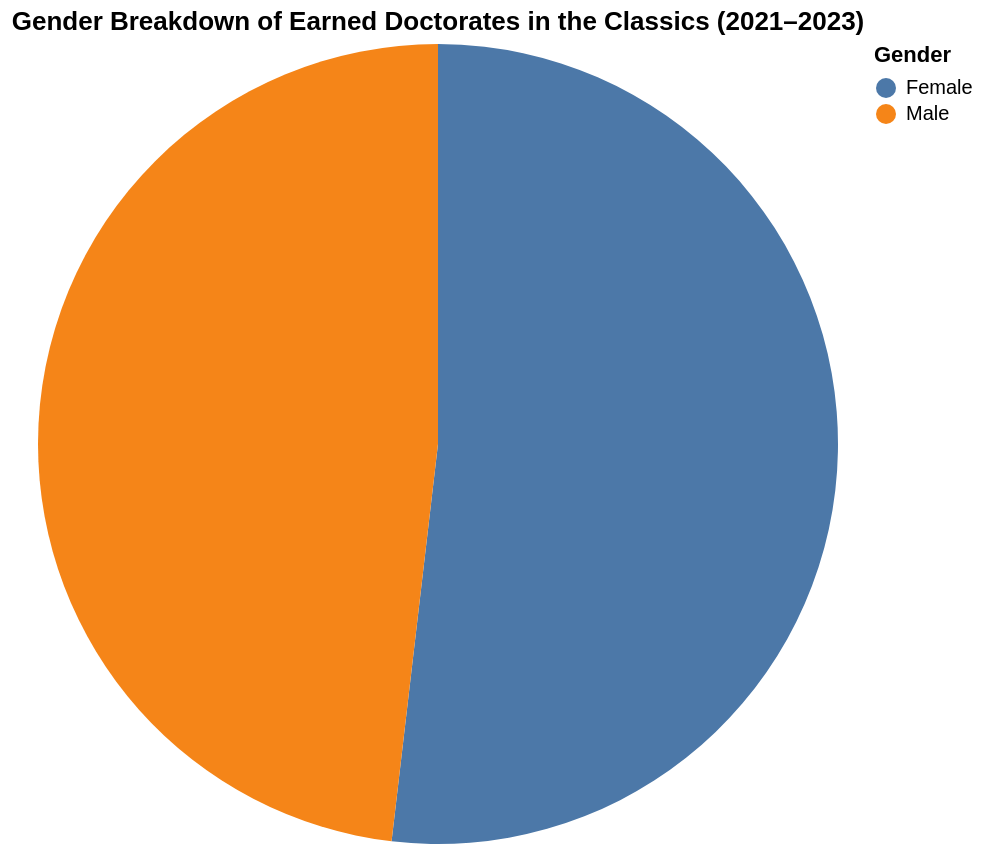

The cell this chart's notebook holds for it:
### Markdown cell above
</div>

<div class="text-box">
    
## Earned Doctorates in the Classics by Sex

### Code cell
#| code-fold: true


gender_df = df[df["Major"].isin(majors)]


gender_agg = (
    gender_df.groupby("Sex")["Awards/Degrees Conferred"]
    .sum()
    .reset_index()
)


pie_chart = alt.Chart(gender_agg).mark_arc().encode(
    theta=alt.Theta(field="Awards/Degrees Conferred", type="quantitative"),
    color=alt.Color(field="Sex", type="nominal", legend=alt.Legend(title="Gender")),
    tooltip=["Sex", "Awards/Degrees Conferred"]
).properties(
    title="Gender Breakdown of Earned Doctorates in the Classics (2021–2023)",
    width=400,
    height=400
)

pie_chart

### Figure 1 — Vega-Lite specification as saved in the notebook (floating-point values rounded to 4 significant figures)
{"config": {"view": {"continuousWidth": 300, "continuousHeight": 300}}, "data": {"name": "data-17f10edc5ca8a8bcf36ad96ca143ac0f"}, "mark": {"type": "arc"}, "encoding": {"color": {"field": "Sex", "legend": {"title": "Gender"}, "type": "nominal"}, "theta": {"field": "Awards/Degrees Conferred", "type": "quantitative"}, "tooltip": [{"field": "Sex", "type": "nominal"}, {"field": "Awards/Degrees Conferred", "type": "quantitative"}]}, "height": 400, "title": "Gender Breakdown of Earned Doctorates in the Classics (2021–2023)", "width": 400, "$schema": "https://vega.github.io/schema/vega-lite/v5.14.1.json", "datasets": {"data-17f10edc5ca8a8bcf36ad96ca143ac0f": [{"Sex": "Female", "Awards/Degrees Conferred": 98}, {"Sex": "Male", "Awards/Degrees Conferred": 91}]}}
